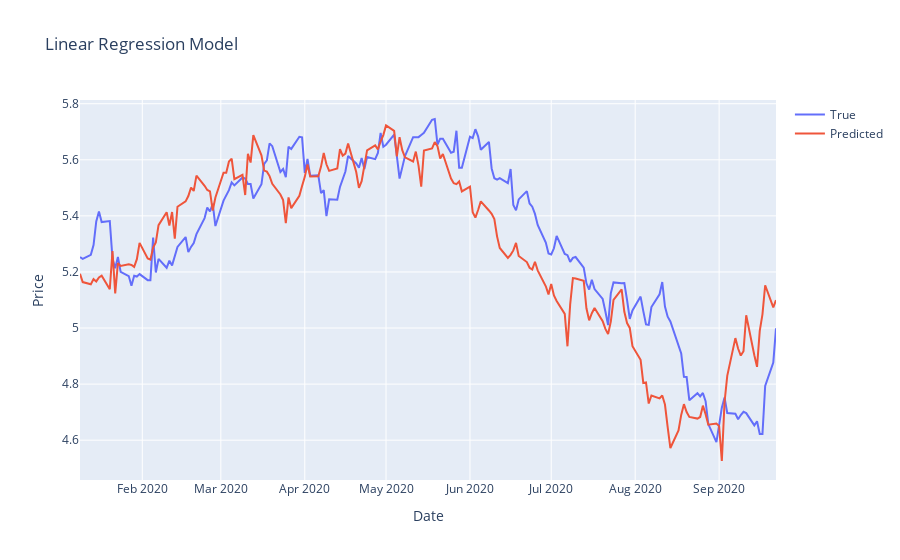

Notebook cell for this chart:
### Code cell
fig = go.Figure()

fig.add_trace(go.Scatter(x=y_train.index, y=y_test.values, mode='lines', name='True'))
fig.add_trace(go.Scatter(x=y_train.index, y=y_pred, mode='lines', name='Predicted'))

fig.update_layout(title='Linear Regression Model', xaxis_title='Date', yaxis_title='Price')

### Figure 1 — Plotly figure (JSON) as saved in the notebook; plotly's stock layout.template omitted (floating-point values rounded to 4 significant figures; data arrays with more than 128 entries replaced by an {"elided": "..."} marker saying what was removed)
{"data": [{"mode": "lines", "name": "True", "type": "scatter", "x": {"elided": "427 str values"}, "y": {"elided": "184 float values"}}, {"mode": "lines", "name": "Predicted", "type": "scatter", "x": {"elided": "427 str values"}, "y": {"elided": "184 float values"}}], "layout": {"title": {"text": "Linear Regression Model"}, "xaxis": {"title": {"text": "Date"}}, "yaxis": {"title": {"text": "Price"}}}}
